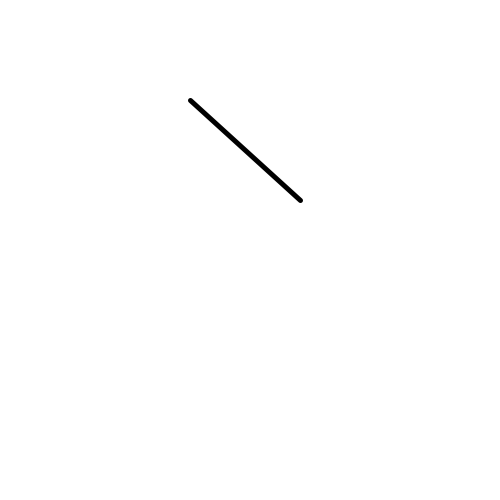
Frame 1 (no input)
Frame 60 (the mouse pressed at the canvas centre just before this capture): identical to frame 1, image omitted
Frame 120 (the mouse held since frame 60 and released just before this capture): identical to frame 1, image omitted

The Processing sketch that drew this single still picture (run headless with seeded random() and noise(); from frame 60 on, the mouse is pressed at the canvas centre):

// Processing sketch: Ejemplo06
// ── Ejemplo06.pde
void setup()
{
  size(500,500);
}

void draw()
{
 background(255);
 strokeWeight(5);
 line(190,100,300,200);
}
